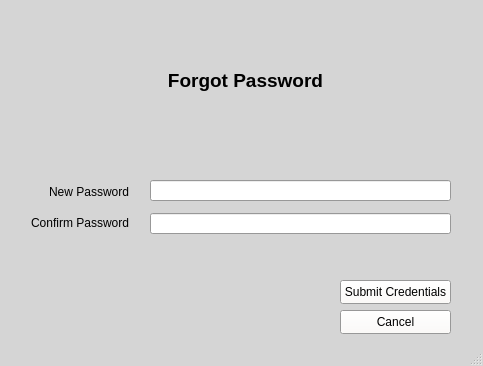
<?xml version="1.0" encoding="UTF-8"?>
<ui version="4.0">
 <class>MainWindow</class>
 <widget class="QMainWindow" name="MainWindow">
  <property name="geometry">
   <rect>
    <x>0</x>
    <y>0</y>
    <width>483</width>
    <height>366</height>
   </rect>
  </property>
  <property name="palette">
   <palette>
    <active>
     <colorrole role="WindowText">
      <brush brushstyle="SolidPattern">
       <color alpha="255">
        <red>0</red>
        <green>0</green>
        <blue>0</blue>
       </color>
      </brush>
     </colorrole>
     <colorrole role="Button">
      <brush brushstyle="SolidPattern">
       <color alpha="255">
        <red>255</red>
        <green>251</green>
        <blue>247</blue>
       </color>
      </brush>
     </colorrole>
     <colorrole role="Light">
      <brush brushstyle="SolidPattern">
       <color alpha="255">
        <red>255</red>
        <green>255</green>
        <blue>255</blue>
       </color>
      </brush>
     </colorrole>
     <colorrole role="Midlight">
      <brush brushstyle="SolidPattern">
       <color alpha="255">
        <red>127</red>
        <green>125</green>
        <blue>123</blue>
       </color>
      </brush>
     </colorrole>
     <colorrole role="Dark">
      <brush brushstyle="SolidPattern">
       <color alpha="255">
        <red>127</red>
        <green>125</green>
        <blue>123</blue>
       </color>
      </brush>
     </colorrole>
     <colorrole role="Mid">
      <brush brushstyle="SolidPattern">
       <color alpha="255">
        <red>170</red>
        <green>167</green>
        <blue>165</blue>
       </color>
      </brush>
     </colorrole>
     <colorrole role="Text">
      <brush brushstyle="SolidPattern">
       <color alpha="255">
        <red>0</red>
        <green>0</green>
        <blue>0</blue>
       </color>
      </brush>
     </colorrole>
     <colorrole role="BrightText">
      <brush brushstyle="SolidPattern">
       <color alpha="255">
        <red>255</red>
        <green>255</green>
        <blue>255</blue>
       </color>
      </brush>
     </colorrole>
     <colorrole role="ButtonText">
      <brush brushstyle="SolidPattern">
       <color alpha="255">
        <red>0</red>
        <green>0</green>
        <blue>0</blue>
       </color>
      </brush>
     </colorrole>
     <colorrole role="Base">
      <brush brushstyle="SolidPattern">
       <color alpha="255">
        <red>255</red>
        <green>255</green>
        <blue>255</blue>
       </color>
      </brush>
     </colorrole>
     <colorrole role="Window">
      <brush brushstyle="SolidPattern">
       <color alpha="255">
        <red>213</red>
        <green>213</green>
        <blue>213</blue>
       </color>
      </brush>
     </colorrole>
    </active>
    <inactive>
     <colorrole role="WindowText">
      <brush brushstyle="SolidPattern">
       <color alpha="255">
        <red>0</red>
        <green>0</green>
        <blue>0</blue>
       </color>
      </brush>
     </colorrole>
     <colorrole role="Button">
      <brush brushstyle="SolidPattern">
       <color alpha="255">
        <red>255</red>
        <green>251</green>
        <blue>247</blue>
       </color>
      </brush>
     </colorrole>
     <colorrole role="Light">
      <brush brushstyle="SolidPattern">
       <color alpha="255">
        <red>255</red>
        <green>255</green>
        <blue>255</blue>
       </color>
      </brush>
     </colorrole>
     <colorrole role="Midlight">
      <brush brushstyle="SolidPattern">
       <color alpha="255">
        <red>127</red>
        <green>125</green>
        <blue>123</blue>
       </color>
      </brush>
     </colorrole>
     <colorrole role="Dark">
      <brush brushstyle="SolidPattern">
       <color alpha="255">
        <red>127</red>
        <green>125</green>
        <blue>123</blue>
       </color>
      </brush>
     </colorrole>
     <colorrole role="Mid">
      <brush brushstyle="SolidPattern">
       <color alpha="255">
        <red>170</red>
        <green>167</green>
        <blue>165</blue>
       </color>
      </brush>
     </colorrole>
     <colorrole role="Text">
      <brush brushstyle="SolidPattern">
       <color alpha="255">
        <red>0</red>
        <green>0</green>
        <blue>0</blue>
       </color>
      </brush>
     </colorrole>
     <colorrole role="BrightText">
      <brush brushstyle="SolidPattern">
       <color alpha="255">
        <red>255</red>
        <green>255</green>
        <blue>255</blue>
       </color>
      </brush>
     </colorrole>
     <colorrole role="ButtonText">
      <brush brushstyle="SolidPattern">
       <color alpha="255">
        <red>0</red>
        <green>0</green>
        <blue>0</blue>
       </color>
      </brush>
     </colorrole>
     <colorrole role="Base">
      <brush brushstyle="SolidPattern">
       <color alpha="255">
        <red>255</red>
        <green>255</green>
        <blue>255</blue>
       </color>
      </brush>
     </colorrole>
     <colorrole role="Window">
      <brush brushstyle="SolidPattern">
       <color alpha="255">
        <red>213</red>
        <green>213</green>
        <blue>213</blue>
       </color>
      </brush>
     </colorrole>
    </inactive>
    <disabled>
     <colorrole role="WindowText">
      <brush brushstyle="SolidPattern">
       <color alpha="255">
        <red>127</red>
        <green>125</green>
        <blue>123</blue>
       </color>
      </brush>
     </colorrole>
     <colorrole role="Button">
      <brush brushstyle="SolidPattern">
       <color alpha="255">
        <red>255</red>
        <green>251</green>
        <blue>247</blue>
       </color>
      </brush>
     </colorrole>
     <colorrole role="Light">
      <brush brushstyle="SolidPattern">
       <color alpha="255">
        <red>255</red>
        <green>255</green>
        <blue>255</blue>
       </color>
      </brush>
     </colorrole>
     <colorrole role="Midlight">
      <brush brushstyle="SolidPattern">
       <color alpha="255">
        <red>127</red>
        <green>125</green>
        <blue>123</blue>
       </color>
      </brush>
     </colorrole>
     <colorrole role="Dark">
      <brush brushstyle="SolidPattern">
       <color alpha="255">
        <red>127</red>
        <green>125</green>
        <blue>123</blue>
       </color>
      </brush>
     </colorrole>
     <colorrole role="Mid">
      <brush brushstyle="SolidPattern">
       <color alpha="255">
        <red>170</red>
        <green>167</green>
        <blue>165</blue>
       </color>
      </brush>
     </colorrole>
     <colorrole role="Text">
      <brush brushstyle="SolidPattern">
       <color alpha="255">
        <red>127</red>
        <green>125</green>
        <blue>123</blue>
       </color>
      </brush>
     </colorrole>
     <colorrole role="BrightText">
      <brush brushstyle="SolidPattern">
       <color alpha="255">
        <red>255</red>
        <green>255</green>
        <blue>255</blue>
       </color>
      </brush>
     </colorrole>
     <colorrole role="ButtonText">
      <brush brushstyle="SolidPattern">
       <color alpha="255">
        <red>127</red>
        <green>125</green>
        <blue>123</blue>
       </color>
      </brush>
     </colorrole>
     <colorrole role="Base">
      <brush brushstyle="SolidPattern">
       <color alpha="255">
        <red>213</red>
        <green>213</green>
        <blue>213</blue>
       </color>
      </brush>
     </colorrole>
     <colorrole role="Window">
      <brush brushstyle="SolidPattern">
       <color alpha="255">
        <red>213</red>
        <green>213</green>
        <blue>213</blue>
       </color>
      </brush>
     </colorrole>
    </disabled>
   </palette>
  </property>
  <property name="windowTitle">
   <string>Rexie Forgot Pass</string>
  </property>
  <widget class="QWidget" name="centralwidget">
   <widget class="QLabel" name="label">
    <property name="geometry">
     <rect>
      <x>60</x>
      <y>60</y>
      <width>371</width>
      <height>41</height>
     </rect>
    </property>
    <property name="text">
     <string>&lt;html&gt;&lt;head/&gt;&lt;body&gt;&lt;p align=&quot;center&quot;&gt;&lt;span style=&quot; font-size:14pt; font-weight:700;&quot;&gt;Forgot Password&lt;/span&gt;&lt;/p&gt;&lt;/body&gt;&lt;/html&gt;</string>
    </property>
   </widget>
   <widget class="QStackedWidget" name="stackedWidget">
    <property name="geometry">
     <rect>
      <x>0</x>
      <y>120</y>
      <width>481</width>
      <height>241</height>
     </rect>
    </property>
    <property name="currentIndex">
     <number>0</number>
    </property>
    <widget class="QWidget" name="username_question">
     <widget class="QLineEdit" name="new_pass_FP">
      <property name="geometry">
       <rect>
        <x>150</x>
        <y>60</y>
        <width>301</width>
        <height>21</height>
       </rect>
      </property>
      <property name="echoMode">
       <enum>QLineEdit::EchoMode::Password</enum>
      </property>
     </widget>
     <widget class="QLineEdit" name="confirm_new_pass_FP">
      <property name="geometry">
       <rect>
        <x>150</x>
        <y>93</y>
        <width>301</width>
        <height>21</height>
       </rect>
      </property>
      <property name="echoMode">
       <enum>QLineEdit::EchoMode::Password</enum>
      </property>
     </widget>
     <widget class="QLabel" name="label_3">
      <property name="geometry">
       <rect>
        <x>38</x>
        <y>62</y>
        <width>91</width>
        <height>20</height>
       </rect>
      </property>
      <property name="text">
       <string>&lt;html&gt;&lt;head/&gt;&lt;body&gt;&lt;p align=&quot;right&quot;&gt;New Password&lt;/p&gt;&lt;/body&gt;&lt;/html&gt;</string>
      </property>
     </widget>
     <widget class="QLabel" name="label_4">
      <property name="geometry">
       <rect>
        <x>18</x>
        <y>93</y>
        <width>111</width>
        <height>20</height>
       </rect>
      </property>
      <property name="text">
       <string>&lt;html&gt;&lt;head/&gt;&lt;body&gt;&lt;p align=&quot;right&quot;&gt;Confirm Password&lt;/p&gt;&lt;/body&gt;&lt;/html&gt;</string>
      </property>
     </widget>
     <widget class="QPushButton" name="submit_register">
      <property name="geometry">
       <rect>
        <x>340</x>
        <y>160</y>
        <width>111</width>
        <height>24</height>
       </rect>
      </property>
      <property name="text">
       <string>Submit Credentials</string>
      </property>
     </widget>
     <widget class="QPushButton" name="FP_cancel2">
      <property name="geometry">
       <rect>
        <x>340</x>
        <y>190</y>
        <width>111</width>
        <height>24</height>
       </rect>
      </property>
      <property name="text">
       <string>Cancel</string>
      </property>
     </widget>
    </widget>
    <widget class="QWidget" name="verify_new">
     <widget class="QLabel" name="label_5">
      <property name="geometry">
       <rect>
        <x>17</x>
        <y>70</y>
        <width>111</width>
        <height>20</height>
       </rect>
      </property>
      <property name="text">
       <string>&lt;html&gt;&lt;head/&gt;&lt;body&gt;&lt;p align=&quot;right&quot;&gt;Special Question&lt;/p&gt;&lt;/body&gt;&lt;/html&gt;</string>
      </property>
     </widget>
     <widget class="QLabel" name="label_6">
      <property name="geometry">
       <rect>
        <x>17</x>
        <y>98</y>
        <width>111</width>
        <height>41</height>
       </rect>
      </property>
      <property name="text">
       <string>&lt;html&gt;&lt;head/&gt;&lt;body&gt;&lt;p align=&quot;right&quot;&gt;Answer to&lt;br/&gt;Special Question&lt;/p&gt;&lt;/body&gt;&lt;/html&gt;</string>
      </property>
     </widget>
     <widget class="QLabel" name="label_2">
      <property name="geometry">
       <rect>
        <x>68</x>
        <y>40</y>
        <width>61</width>
        <height>20</height>
       </rect>
      </property>
      <property name="text">
       <string>&lt;html&gt;&lt;head/&gt;&lt;body&gt;&lt;p align=&quot;right&quot;&gt;Username&lt;/p&gt;&lt;/body&gt;&lt;/html&gt;</string>
      </property>
     </widget>
     <widget class="QTextEdit" name="answer_FP">
      <property name="geometry">
       <rect>
        <x>147</x>
        <y>103</y>
        <width>301</width>
        <height>31</height>
       </rect>
      </property>
     </widget>
     <widget class="QComboBox" name="special_question_FP">
      <property name="geometry">
       <rect>
        <x>147</x>
        <y>70</y>
        <width>303</width>
        <height>21</height>
       </rect>
      </property>
      <property name="sizePolicy">
       <sizepolicy hsizetype="Fixed" vsizetype="Fixed">
        <horstretch>0</horstretch>
        <verstretch>0</verstretch>
       </sizepolicy>
      </property>
      <property name="maximumSize">
       <size>
        <width>16777215</width>
        <height>16777214</height>
       </size>
      </property>
      <property name="sizeAdjustPolicy">
       <enum>QComboBox::SizeAdjustPolicy::AdjustToContents</enum>
      </property>
      <item>
       <property name="text">
        <string>Select a question</string>
       </property>
      </item>
      <item>
       <property name="text">
        <string>Who was your childhood hero?</string>
       </property>
      </item>
      <item>
       <property name="text">
        <string>What was the name of your first pet?</string>
       </property>
      </item>
      <item>
       <property name="text">
        <string>What is your mother's maiden name?</string>
       </property>
      </item>
      <item>
       <property name="text">
        <string>What was the name of your first school?</string>
       </property>
      </item>
      <item>
       <property name="text">
        <string>What is your favorite book?</string>
       </property>
      </item>
      <item>
       <property name="text">
        <string>What is your favorite movie?</string>
       </property>
      </item>
      <item>
       <property name="text">
        <string>What was your dream job as a child?</string>
       </property>
      </item>
      <item>
       <property name="text">
        <string>What is the name of the town where you were born?</string>
       </property>
      </item>
     </widget>
     <widget class="QLineEdit" name="username_FP">
      <property name="geometry">
       <rect>
        <x>147</x>
        <y>38</y>
        <width>301</width>
        <height>21</height>
       </rect>
      </property>
     </widget>
     <widget class="QPushButton" name="confirm_FP">
      <property name="geometry">
       <rect>
        <x>330</x>
        <y>160</y>
        <width>111</width>
        <height>24</height>
       </rect>
      </property>
      <property name="text">
       <string>Continue</string>
      </property>
     </widget>
     <widget class="QPushButton" name="cancel_FP">
      <property name="geometry">
       <rect>
        <x>330</x>
        <y>190</y>
        <width>111</width>
        <height>24</height>
       </rect>
      </property>
      <property name="text">
       <string>Cancel</string>
      </property>
     </widget>
    </widget>
   </widget>
  </widget>
  <widget class="QStatusBar" name="statusbar"/>
 </widget>
 <resources/>
 <connections/>
</ui>
